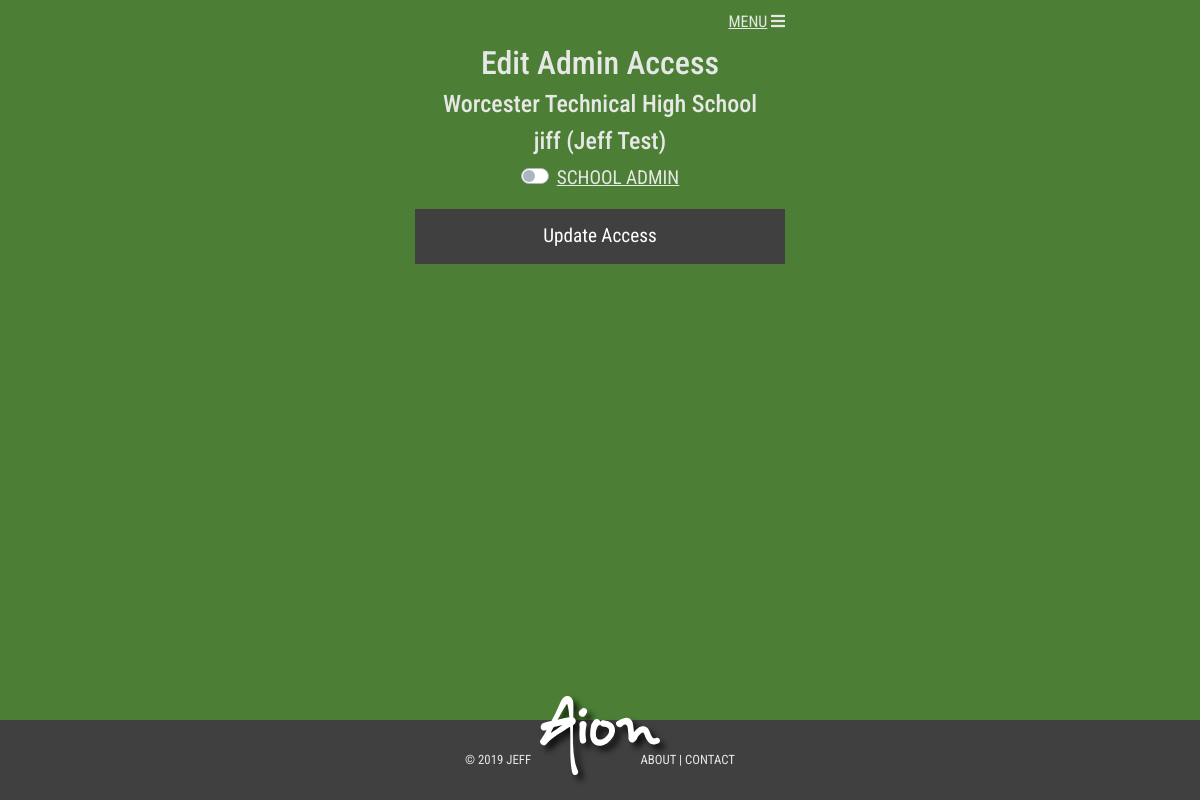
The page /edit-school-admin/12/ (signed in) on the database its author committed.
### reservations/models.py (models this page shows, shortened)
class Profile(models.Model):
    user = models.OneToOneField(User, unique=True, null=False, db_index=True, on_delete=models.CASCADE)
    location = models.ForeignKey(School, on_delete = models.SET_NULL, null=True, blank=True)
    organzation = models.ForeignKey(Organization, on_delete=models.SET_NULL, null=True)
    school_admin = models.BooleanField(default=False)
    email_confirmed = models.BooleanField(default=False)

class School(models.Model):
    name = models.CharField(max_length = 200, null=False)
    organzation = models.ForeignKey(Organization, on_delete=models.SET_NULL, null=True)
    def __str__(self):
        return self.name

### reservations/views.py (the view)
# urls.py: path('edit-school-admin/<profile_id>/', views.edit_school_admin, name='edit_school_admin'),
@login_required
@user_passes_test(is_school_admin)
def edit_school_admin(request, profile_id):
    profile = get_object_or_404(Profile, pk=profile_id)
    if request.method == 'POST':
        edit_school_admin_form=EditSchoolAdminForm(request.POST, instance=profile)
        if edit_school_admin_form.is_valid():
            edit_school_admin_form.save();
        return redirect('select_school_users')
    else:
        edit_school_admin_form=EditSchoolAdminForm(instance=profile)
    context = {
        'edit_school_admin_form':edit_school_admin_form,
        'profile':profile,
    }
    return render(request, 'reservations/building_admin/edit_school_admin_form.html',context)

### reservations/forms.py
class EditSchoolAdminForm(forms.ModelForm):
    class Meta:
        model = Profile
        fields = ('school_admin',)
    def __init__(self, *args, **kwargs):
        super(EditSchoolAdminForm, self).__init__(*args, **kwargs)
        self.helper = FormHelper(self)
        self.helper.layout = Layout()
        self.helper.layout.append(
            DeepFriedForm(
                submit_text="Update Access",
            )
        )
        self.helper.form_show_labels = False # surpress labels

### reservations/views.py (called while the page is built)
def is_school_admin(user):
    return user.profile.school_admin

### reservations/templates/reservations/building_admin/edit_school_admin_form.html (shortened to what this page needs)
{% extends 'base.html' %}
{% load crispy_forms_tags %}
{% block content %}
<h2>Edit Admin Access</h2>
<h3>{{ request.user.profile.location }}</h3>
<h4>
    {{ profile.user }}
    {% if profile.user.first_name %}
    ({{ profile.user.first_name }} {{ profile.user.last_name }})
    {% endif %}
</h4>
<form method="post" class="uniForm">
    {% crispy edit_school_admin_form %}
</form>
{% endblock %}

### reservations/static/aion/style.css (style rules this page uses)
html { position: relative; min-height: 100%; }
body { margin-bottom: 80px; }
body { background-color:#4c7f35; }
h1, h2, h3, h4, h5, h6, p, a, small, button, btn, div, legend { color: #E6E8E6; font-family: "Roboto Condensed", sans-serif; }
h3, legend { font-size:1.5rem; }

### reservations/static/reservations/app-style.css (style rules this page uses)
h2 { font-size: 2rem; color: #E6E8E6; }
.btn-primary, .btn-primary:not(:disabled):not(.disabled):active { background-color: #3F403F; border-color: #3F403F; }
.btn { font-size: 1.2rem; width: calc(50% - 10px); border-radius: 0; padding:12px 10px; }

### rows shown on the page
Profile: user "jiff", user.first_name "Jeff", user.last_name "Test"

### other values the page prints
{{ request.user.profile.location }} "Worcester Technical High School"
{{ field.label|safe }} "SCHOOL ADMIN"
